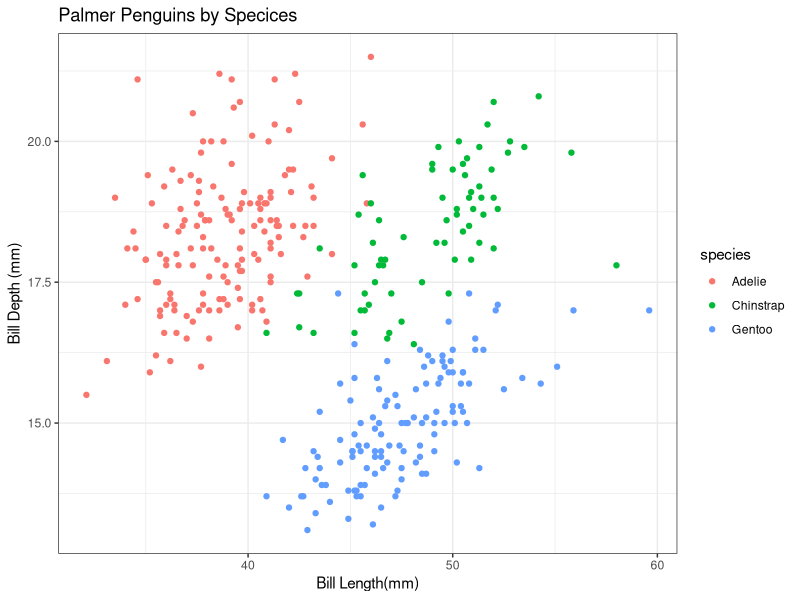

Source code (R):
# Setup -------------------------------------------------------------------
## Making an example we can push to GitHub
## Brooke Alhanti
## Fall 2025

library(palmerpenguins)
library(ggplot2)

ggplot(penguins, aes(x=bill_length_mm, y=bill_depth_mm, color=species)) +
  geom_point() +
  xlab("Bill Length(mm)") + ylab("Bill Depth (mm)") +
  theme_bw() +
  ggtitle("Palmer Penguins by Specices")




